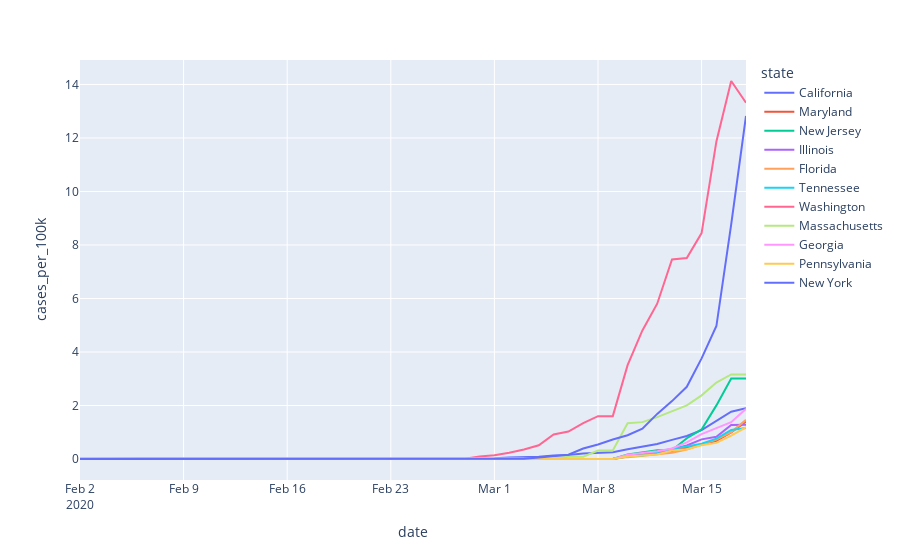
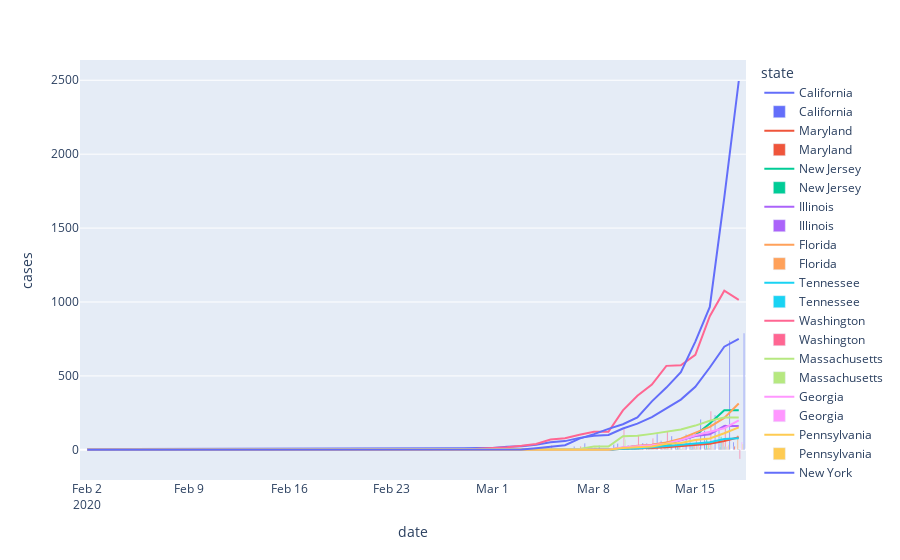
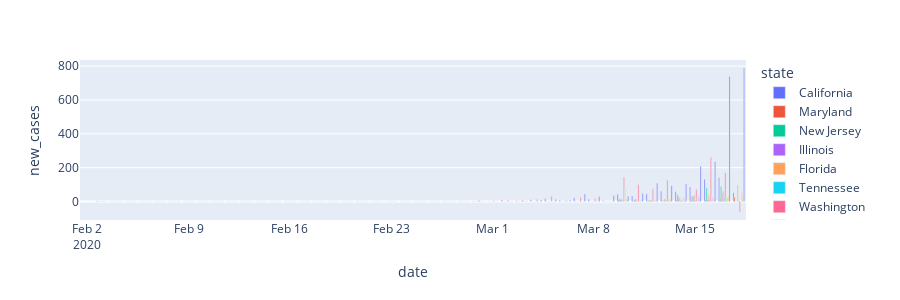
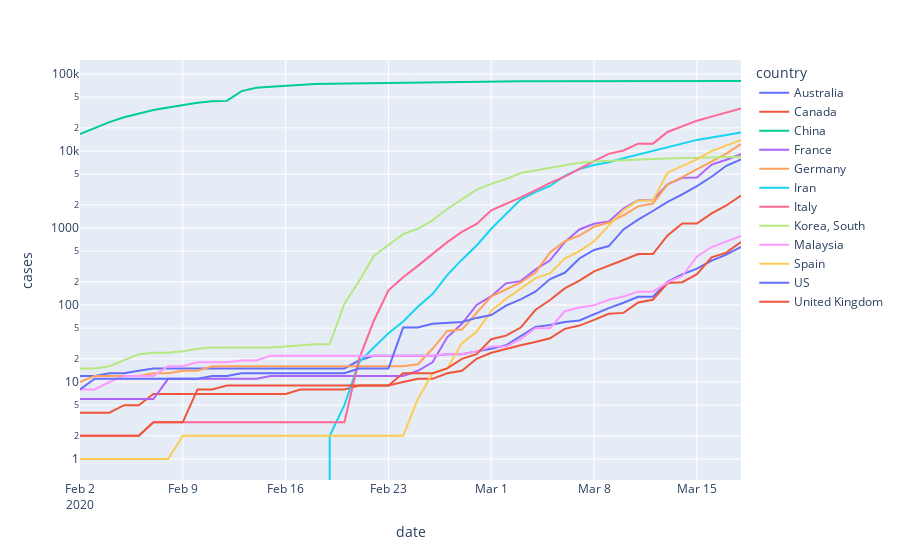

The notebook cell these images were saved under, in order:
### Code cell
## Try plotly?
import plotly.graph_objects as go
import plotly.express as px


def covidly(df, y="cases_per_100k", color="state", **kwargs):
    fig = px.line(df.reset_index(), x="date", y=y, color=color, **kwargs)
    return fig


def covidly_overlay(df, y="cases", color="state", **kwargs):
    line_fig = px.line(df.reset_index(), x="date", y=y, color=color, **kwargs)
    bars_fig = px.bar(df.reset_index(), x="date", y="new_cases", color=color, **kwargs)
    for bar in bars_fig.data:
        line_fig.add_trace(bar)
    return line_fig


def covidly_bars(df, y="new_cases", color="state", **kwargs):
    bars_fig = px.bar(df.reset_index(), x="date", y=y, color=color, **kwargs)
    return bars_fig


covidly(scary_cases).show()
fig = covidly_overlay(scary_cases).show()
covidly_bars(scary_cases, height=300, barmode="group").show()
covidly(scary_country_cases, y="cases", color="country", log_y=True).show()
covidly(scary_country_cases, y="cases_per_100k", color="country", log_y=True).show()
